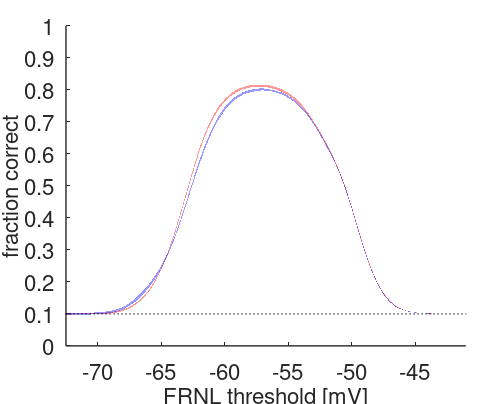
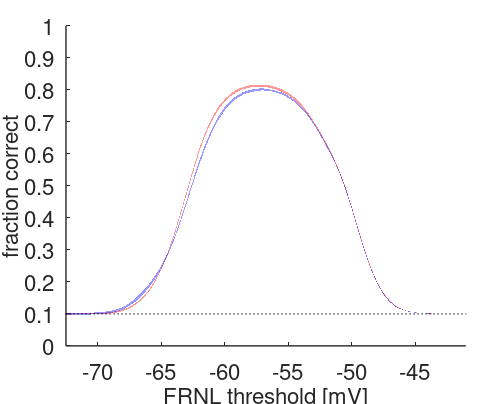

Here is the MATLAB script that generated these plots, in order:
% script for creating Fig. 3 figure supplement 2
% extrenal functions used: -
% input data:
%   script_2d_3deg_data.mat (3deg curves)
%   script_2d_90deg_data.mat (90deg curves)

close all
clearvars
cd(fileparts(which(mfilename)));
addpath('../functions/');

load('script_2d_3deg_data.mat','thresholds','FC_LIN')
FC = FC_LIN;
FC_min = min(FC);
FC_max = max(FC);

load('script_2d_90deg_data.mat','thresholds','FC_LIN')
FC90 = FC_LIN;
FC90_min = min(FC90);
FC90_max = max(FC90);

text_size = 16;
ABC_size = 24;
ABC_yshift = 0.1;

lwidth = 3;
ax_width = 1;
xmin = -72.5;
xmax = -41;
ymax = 1;

width_A = 400;
height = 320;
mtop = 25;
mbottom = 60;
mright = 27;
mleft = 67;
gapx = 60;

figure_width = mleft+width_A+mright;
figure_height = mbottom+height+mtop;
set(gcf,'unit','pixel','position',[0 0 figure_width figure_height])
set(gcf,'color','white')

% panel A

axes_position = [mleft mbottom width_A height];
axes('unit','pixel','position',axes_position)
set(gca,'FontName','Helvetica','fontsize',text_size,'linewidth',ax_width)

hold on

f1 = fill([thresholds,fliplr(thresholds)],[FC_max,fliplr(FC_min)],'r','edgecolor','none')
set(f1,'facealpha',.4)
f2 = fill([thresholds,fliplr(thresholds)],[FC90_max,fliplr(FC90_min)],'b','edgecolor','none')
set(f2,'facealpha',.4)

K = 10;
line([thresholds(1) thresholds(end)],[1/K 1/K],'linestyle',':','linewidth',ax_width,'color','k')

set(gca,'xlim',[xmin,xmax],'xtick',-70:5:-45,'xticklabel',{'-70','-65','-60','-55','-50','-45'})
set(gca,'ylim',[0 ymax],'ytick',0:.1:ymax)

xlabel('FRNL threshold [mV]','FontName','Helvetica','fontsize',text_size)
ylabel('fraction correct','FontName','Helvetica','fontsize',text_size)

set(gcf,'PaperPositionMode','auto','papersize',[17 14]);
print(gcf,'Fig3_S2','-dpdf','-r0')
saveas(gcf,sprintf('%s.png',mfilename));